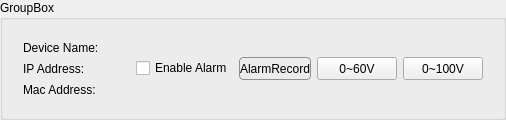
        <widget class="QGroupBox" name="groupBox_3">
         <property name="title">
          <string>GroupBox</string>
         </property>
         <layout class="QHBoxLayout" name="horizontalLayout_3" stretch="2,3">
          <item>
           <layout class="QFormLayout" name="formLayout">
            <property name="leftMargin">
             <number>9</number>
            </property>
            <property name="topMargin">
             <number>9</number>
            </property>
            <property name="rightMargin">
             <number>9</number>
            </property>
            <property name="bottomMargin">
             <number>9</number>
            </property>
            <item row="0" column="0">
             <widget class="QLabel" name="label_53">
              <property name="minimumSize">
               <size>
                <width>0</width>
                <height>15</height>
               </size>
              </property>
              <property name="text">
               <string>Device Name:</string>
              </property>
             </widget>
            </item>
            <item row="0" column="1">
             <widget class="QLabel" name="deviceName">
              <property name="minimumSize">
               <size>
                <width>0</width>
                <height>15</height>
               </size>
              </property>
              <property name="frameShape">
               <enum>QFrame::NoFrame</enum>
              </property>
              <property name="frameShadow">
               <enum>QFrame::Plain</enum>
              </property>
              <property name="text">
               <string/>
              </property>
             </widget>
            </item>
            <item row="1" column="0">
             <widget class="QLabel" name="label_55">
              <property name="minimumSize">
               <size>
                <width>0</width>
                <height>15</height>
               </size>
              </property>
              <property name="text">
               <string>IP Address:</string>
              </property>
             </widget>
            </item>
            <item row="1" column="1">
             <widget class="QLabel" name="IPAddr">
              <property name="minimumSize">
               <size>
                <width>0</width>
                <height>15</height>
               </size>
              </property>
              <property name="frameShape">
               <enum>QFrame::NoFrame</enum>
              </property>
              <property name="text">
               <string/>
              </property>
             </widget>
            </item>
            <item row="2" column="0">
             <widget class="QLabel" name="label_56">
              <property name="minimumSize">
               <size>
                <width>0</width>
                <height>15</height>
               </size>
              </property>
              <property name="text">
               <string>Mac Address:</string>
              </property>
             </widget>
            </item>
            <item row="2" column="1">
             <widget class="QLabel" name="MacAddrLabel">
              <property name="minimumSize">
               <size>
                <width>0</width>
                <height>15</height>
               </size>
              </property>
              <property name="frameShape">
               <enum>QFrame::NoFrame</enum>
              </property>
              <property name="text">
               <string/>
              </property>
             </widget>
            </item>
           </layout>
          </item>
          <item>
           <layout class="QHBoxLayout" name="horizontalLayout_2">
            <property name="leftMargin">
             <number>9</number>
            </property>
            <property name="topMargin">
             <number>9</number>
            </property>
            <property name="rightMargin">
             <number>9</number>
            </property>
            <property name="bottomMargin">
             <number>9</number>
            </property>
            <item>
             <widget class="QCheckBox" name="enableAlarm">
              <property name="text">
               <string>Enable Alarm</string>
              </property>
              <property name="checked">
               <bool>false</bool>
              </property>
             </widget>
            </item>
            <item>
             <widget class="QPushButton" name="alarmButton">
              <property name="minimumSize">
               <size>
                <width>0</width>
                <height>23</height>
               </size>
              </property>
              <property name="styleSheet">
               <string notr="true">QPushButton {
     border: 1px solid #8f8f91;
     border-radius: 4px;
     background-color: qlineargradient(x1: 0, y1: 0, x2: 0, y2: 1,
                                       stop: 0 #f6f7fa, stop: 1 #dadbde);
 }

 QPushButton:pressed {
     background-color: qlineargradient(x1: 0, y1: 0, x2: 0, y2: 1,
                                       stop: 0 #dadbde, stop: 1 #f6f7fa);
 }</string>
              </property>
              <property name="text">
               <string>AlarmRecord</string>
              </property>
             </widget>
            </item>
            <item>
             <widget class="QPushButton" name="pushButton60v">
              <property name="minimumSize">
               <size>
                <width>0</width>
                <height>23</height>
               </size>
              </property>
              <property name="text">
               <string>0~60V</string>
              </property>
             </widget>
            </item>
            <item>
             <widget class="QPushButton" name="pushButton100v">
              <property name="minimumSize">
               <size>
                <width>0</width>
                <height>23</height>
               </size>
              </property>
              <property name="text">
               <string>0~100V</string>
              </property>
             </widget>
            </item>
           </layout>
          </item>
         </layout>
        </widget>
